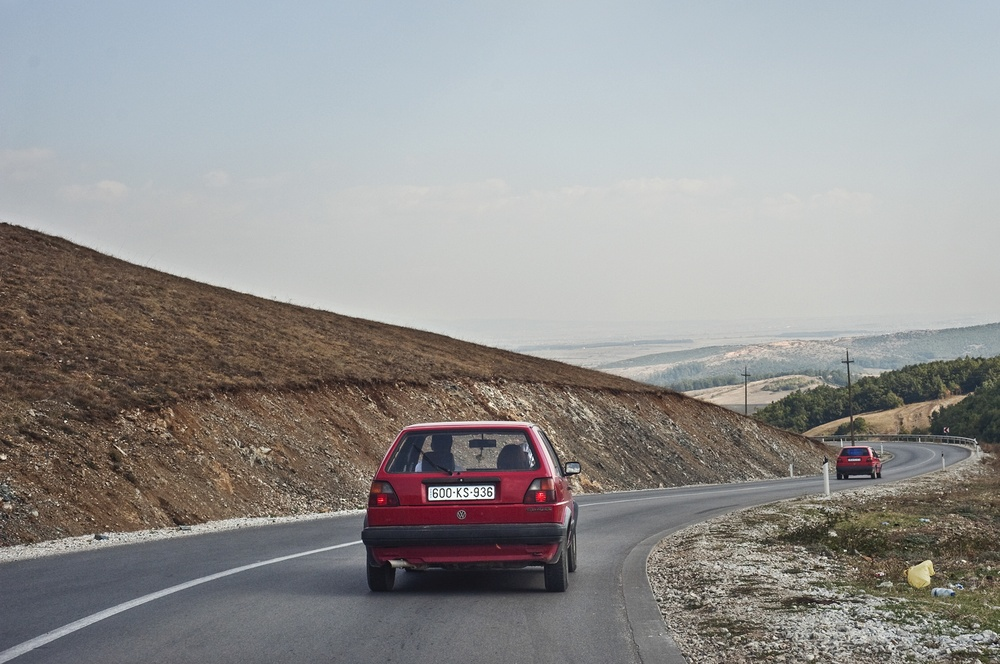
#> input picture M6_Computer_Vision/07. Template matching, corners and Haar cascades/img/cars1.jpg, 1000 x 664 px, shrunk from 2000 x 1329 before the run
$ jupyter execute Car_minproject.ipynb
#> lines starting #> are read from the running program, lines starting #| are printed output that depends on the picture; after the words box and inside, x2 and y2 are one past the last pixel; in counts of white or black regions, pixels touching at a corner belong together
[cell 1]
import cv2
import numpy as np
import matplotlib.pyplot as plt

[cell 2]
# helper function to print in matplotlib

def imgshow(img):
    plt.figure(figsize=(10,10))
    plt.imshow((img[:,:,::-1]))

[cell 3]
car = cv2.imread('./img/cars1.jpg')
#> car is the input picture: shape (664, 1000, 3); mean B, G, R 145.3, 146.3, 147.5
car_2 = cv2.imread('./img/cars2.jpg')
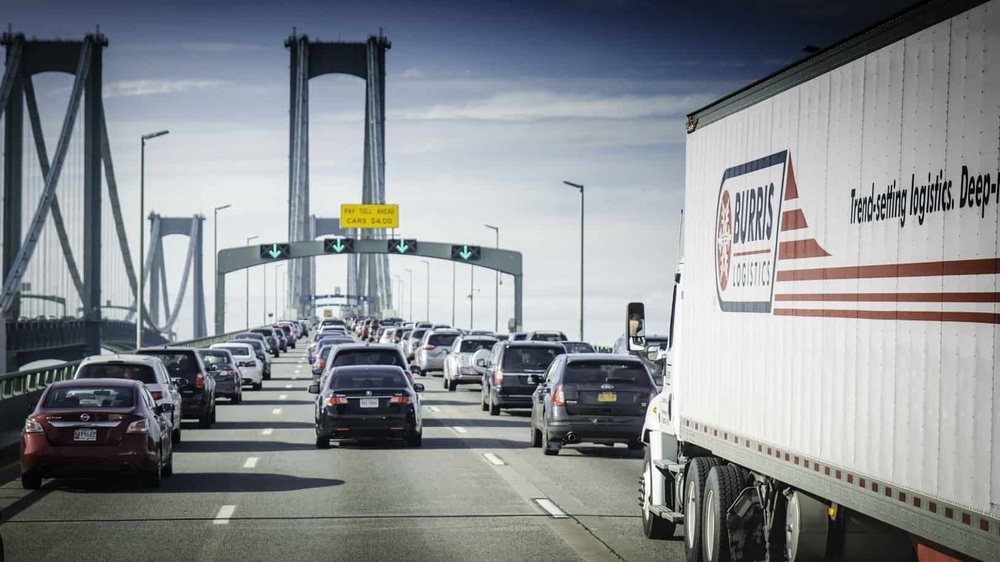
#> input picture M6_Computer_Vision/07. Template matching, corners and Haar cascades/img/cars2.jpg, 1000 x 562 px, shrunk from 1632 x 918 before the run
#> car_2 is the input picture: shape (562, 1000, 3); mean B, G, R 144.7, 141, 136.8
car_3 = cv2.imread('./img/cars3.jpg')
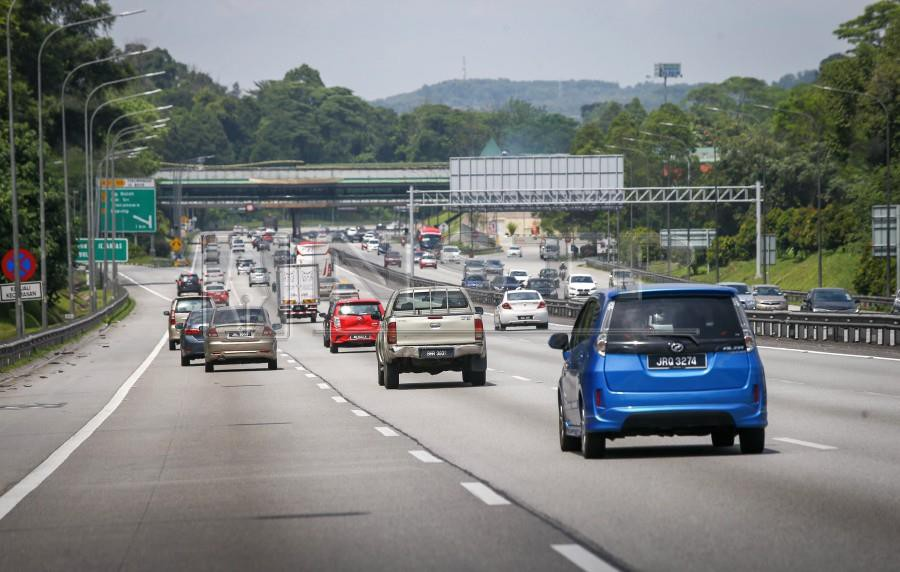
#> input picture M6_Computer_Vision/07. Template matching, corners and Haar cascades/img/cars3.jpg, 900 x 572 px
#> car_3 is the input picture: shape (572, 900, 3); mean B, G, R 124.7, 125.9, 122.5

[cell 4]
# ORB detecter

orb = cv2.ORB_create()

kp1, desc1 = orb.detectAndCompute(car, None)
#> kp1 = 500 keypoints; strongest (x, y, size): (490, 495, 31), (450, 496, 31), (482, 496, 31), (433, 496, 31)
kp2, desc2 = orb.detectAndCompute(car_3, None)
#> kp2 = 500 keypoints; strongest (x, y, size): (659, 364, 31), (671, 364, 31), (694, 362, 31), (318, 315, 31)

[cell 5]
# Brute Force Matching

bf = cv2.BFMatcher(cv2.NORM_HAMMING, crossCheck=True)

matches = bf.match(desc1, desc2)
#> matches = 147 matches

matches = sorted(matches, key = lambda x: x.distance)

[cell 6]
matching_result = cv2.drawMatches(car, kp1, car_3, kp2, matches[:20], None, flags=2)
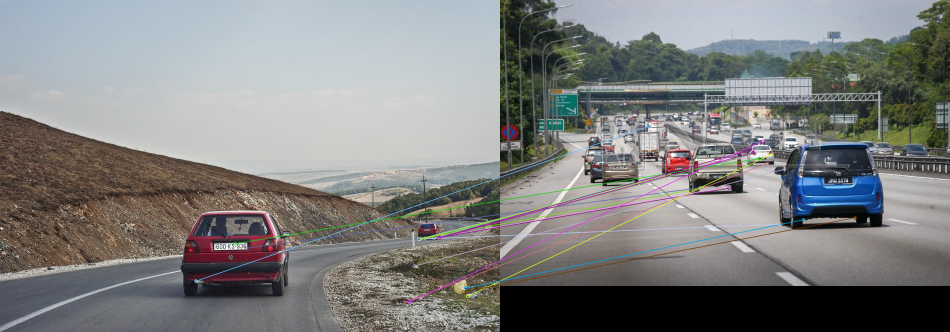
#> matching_result: shape (664, 1900, 3) (shown at 1/2 size); mean B, G, R 127.6, 128.5, 127.7

[cell 7]
imgshow(matching_result)

[cell 8]
car_classifier = cv2.CascadeClassifier('Haarcascades/haarcascade_car.xml')

car3_gray = cv2.cvtColor(car_3, cv2.COLOR_BGR2GRAY)
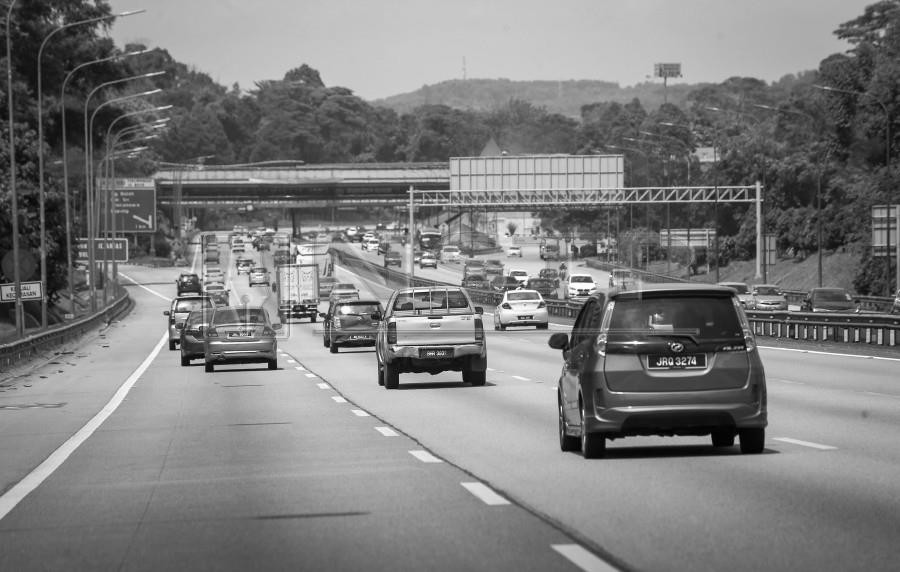
#> car3_gray: shape (572, 900); min 0, max 255, mean 124.7

cars = car_classifier.detectMultiScale(car3_gray, minNeighbors = 5)
#> cars = [[660, 348, 32, 32], [489, 279, 72, 72], [315, 303, 66, 66], [646, 410, 69, 69], [185, 289, 112, 112], [354, 265, 165, 165]]

car_copy = car_3.copy()

if cars is ():
    print('No Car')
else:
    for (x, y, w, h) in cars:
        cv2.rectangle(car_copy, (x, y), (x+w, y+h), (0, 255, 0), 2)
#> this loop made 6 passes
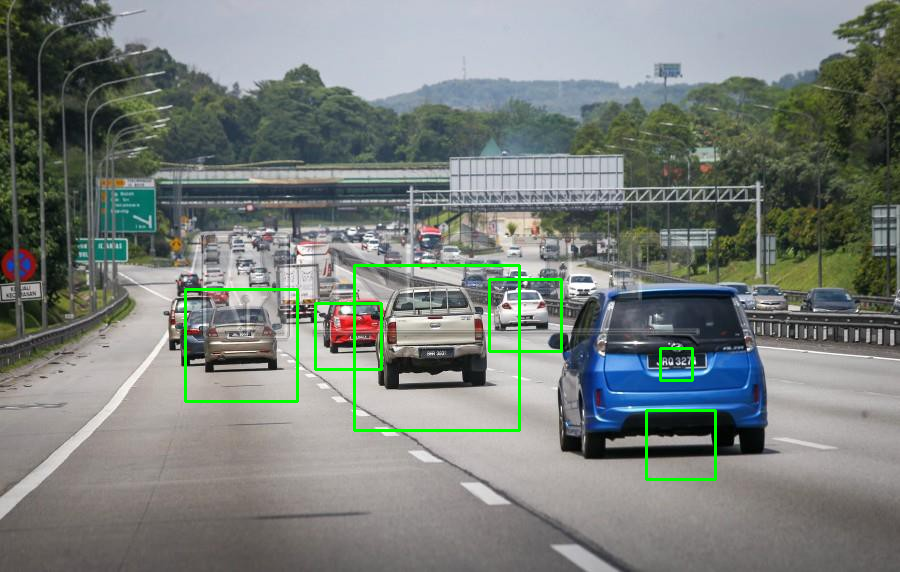
#> car_copy: shape (572, 900, 3); 1.19% of pixels changed, all inside (x1, y1, x2, y2) = (184, 264, 717, 481)


imgshow(car_copy)

[cell 9]
# [17 lines of commented-out code are left out]

[cell 10]
car_classifier = cv2.CascadeClassifier('Haarcascades/car.xml')


video = cv2.VideoCapture('./videos/video.avi')

while(video.isOpened()):
    check, frame = video.read()
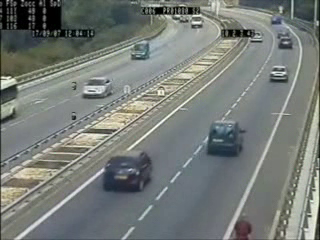
#> input picture frame 75 of M6_Computer_Vision/07. Template matching, corners and Haar cascades/videos/video.avi, 320 x 240 px
#> frame is the input picture: shape (240, 320, 3); mean B, G, R 120, 123.9, 118.8
    if frame is not None:
        gray = cv2.cvtColor(frame, cv2.COLOR_BGR2GRAY)
        cars = car_classifier.detectMultiScale(gray)
#> cars = [[257, 55, 40, 40], [74, 74, 36, 36], [115, 29, 44, 44], [95, 151, 58, 58], [191, 110, 66, 66]]
        for (x, y, w, h) in cars:
            cv2.rectangle(frame, (x, y), (x+w, y+h), (0, 255, 0), 2)
#> this loop made 5 passes
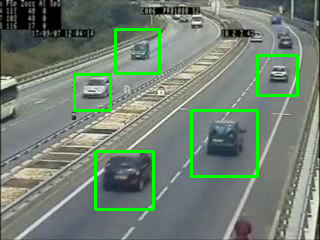
#> frame: shape (240, 320, 3); 3.79% of pixels changed, all inside (x1, y1, x2, y2) = (73, 28, 299, 211)

        cv2.imshow('cars',frame)
        if cv2.waitKey(30) & 0xFF == ord('q'):
#> (key q is pressed here)
            break

video.release()
cv2.waitKey(0)
cv2.destroyAllWindows()
cv2.waitKey(1)
#> Out = 113
